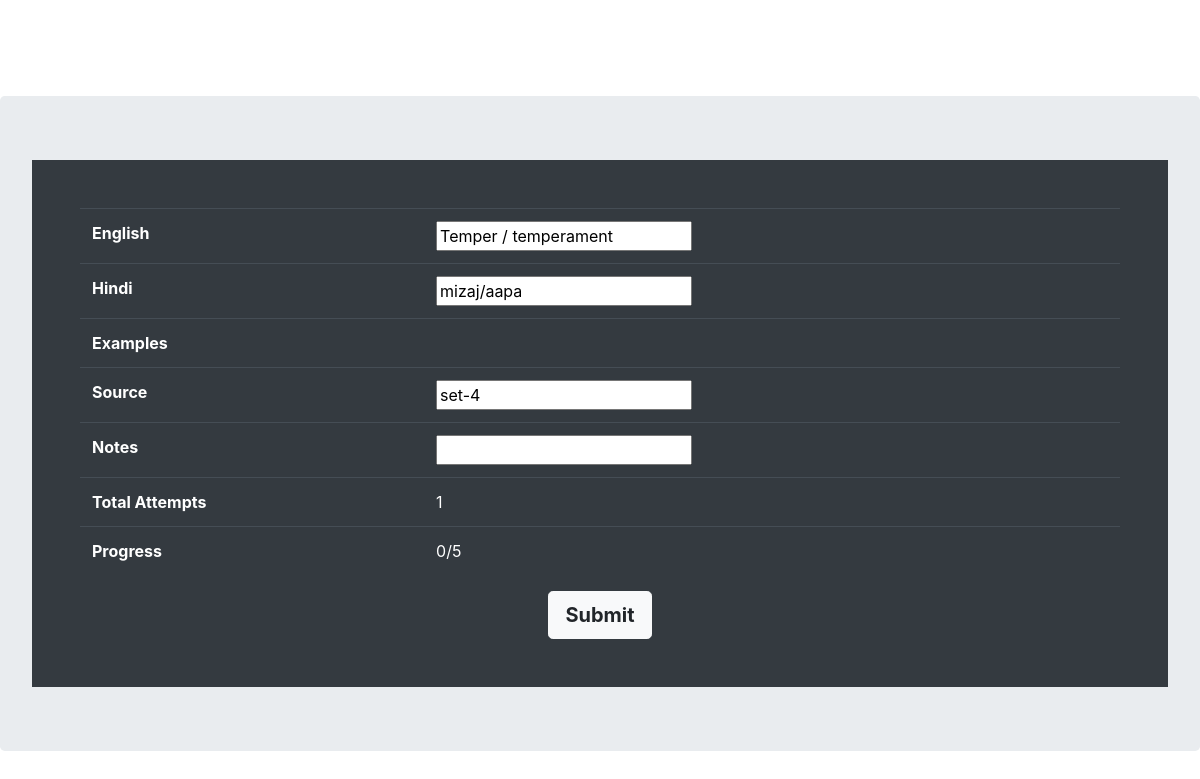
/vocabs/214/results_update/, run on an earlier commit of the app's database.
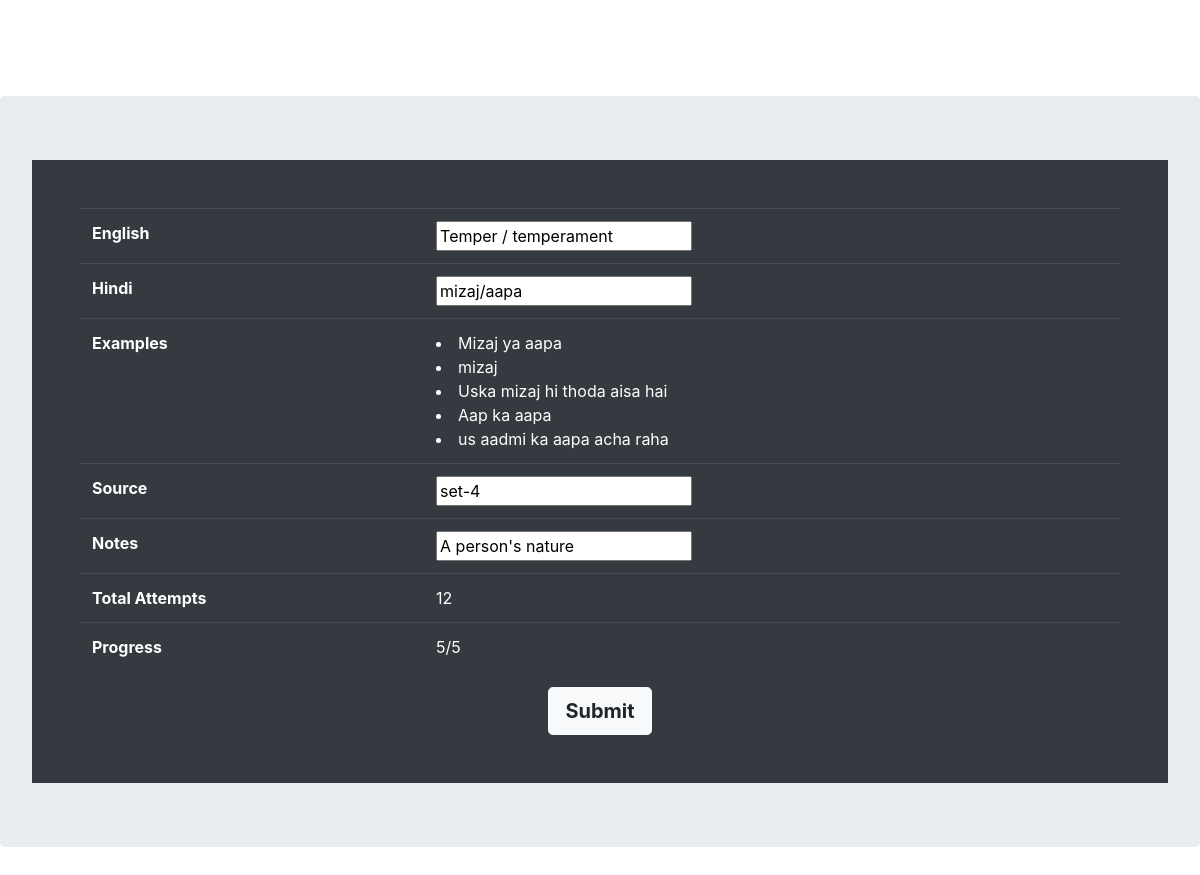
And on a later commit of the database.
### vocabs/models.py (models this page shows, shortened)
class Dictionary(models.Model):
    english = models.CharField(max_length=200, unique=True)
    hindi = models.CharField(max_length=200)
    attempts = models.IntegerField(default=0)
    total_attempts = models.IntegerField(default=0)
    total_false_attempts = models.IntegerField(default=0)
    source = models.CharField(max_length=50, blank=True, null=True)
    notes = models.CharField(max_length=300, blank=True, null=True)
    last_attempt = models.CharField(max_length=50, default='First attempt')

class Example(models.Model):
    vocab = models.ForeignKey(Dictionary, on_delete=models.CASCADE)
    example_text = models.CharField(max_length=300)

### vocabs/views.py (the view)
# urls.py: path('<int:vocab_id>/results_update/', views.results_update, name='results_update'),
def results_update(request, vocab_id):
    print("In result update")
    context ={}
    vocab = get_object_or_404(Dictionary, pk=vocab_id)
    form = DictionaryForm(request.POST or None, instance=vocab)
    if form.is_valid():
        form.save()
        print("In result update : It is saving")
        return HttpResponseRedirect(reverse('vocabs:results', args=(vocab_id,)))
    context["form"] = form
    context["vocab"] = vocab
    print("In result update it is rendering")
    return render(request, "vocabs/results_update.html", context)

### vocabs/forms.py
class DictionaryForm(forms.ModelForm):
    class Meta:
        model = Dictionary
        fields = [
            "english",
            "hindi",
            "notes",
            "source",
        ]

### vocabs/templates/vocabs/results_update.html (shortened to what this page needs)
<!DOCTYPE html>
<html lang="en">
<head>
    <link rel="stylesheet" href="https://maxcdn.bootstrapcdn.com/bootstrap/4.4.1/css/bootstrap.min.css">
    <link rel="stylesheet" href="https://use.fontawesome.com/releases/v5.6.3/css/all.css">
    {% load static %}
</head>
<body>
<div class="container p-5"></div>
<center>
    <div class="jumbotron">
        <div class="container p-5 bg-dark text-white">
            <form method="POST">
                <table class="table table-dark">
                <tr>
                    <th>English</th>
                    <td id="english" contentEditable="false">{{ form.english }}</td>
                </tr>
                <tr>
                    <th>Hindi</th>
                    <td id="hindi" contentEditable="false">{{ form.hindi }}</td>
                </tr>
                <tr>
                    <th>Examples</th>
                    <td>
                        {% for ex in vocab.example_set.all %}
                        <li>{{ ex.example_text }}</li>
                        {% endfor %}
                    </td>
                </tr>
                <tr>
                    <th>Source</th>
                    <td id="source" contentEditable="false">{{ form.source }}</td>
                </tr>
                <tr>
                    <th>Notes</th>
                    <td id="notes" contentEditable="false">{{ form.notes }}</td>
                </tr>
                <tr>
                    <th>Total Attempts</th>
                    <td>{{ vocab.total_attempts }}</td>
                </tr>
                <tr>
                    <th>Progress</th>
                    <td>{{ vocab.attempts }}/5</td>
                </tr>
            </table>
            <button type="submit" class="btn btn-light btn-lg">
                <b>Submit</b>
            </button>
            </form>
        </div>
    </div>
</center>
</body>
</html>

What changed in the data, as far as the page shows it:
changed Dictionary "Temper / temperament": notes (not shown) → "A person's nature"; total_attempts "1" → "12"; attempts "0" → "5"
added Example: example_text "Mizaj ya aapa"
added Example: example_text "mizaj"
added Example: example_text "Uska mizaj hi thoda aisa hai"
added Example: example_text "Aap ka aapa"
added Example: example_text "us aadmi ka aapa acha raha"
